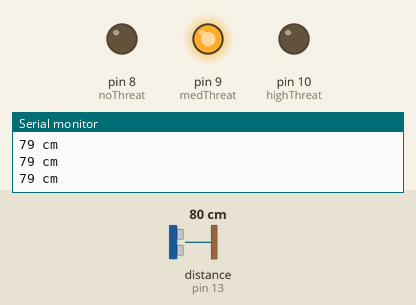
Bench run of a sketch on a simulated Arduino Uno, built with avr-gcc and run on an emulated ATmega328P. Parts: output pins drawn as LEDs (lit = HIGH), the last lines printed to the serial monitor. Wiring (inferred from the names in the program): ultrasonic range finder: trigger pin 12; echo pin 13. Inputs (shaded band) come from the test bench; at power-on: distance to the obstacle (sensor on pin 13) 80 cm. The echo pulse lasts 58.3 µs per cm; pins used as bus, display or sensor lines are not drawn.

Above: at 1.3 s.
1.4 s: distance to the obstacle (sensor on pin 13) set to 65 cm
2.9 s: distance to the obstacle (sensor on pin 13) set to 56 cm
At 4.0 s:
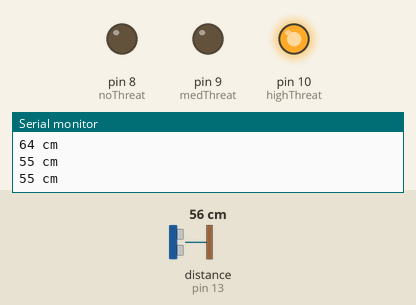
4.5 s: distance to the obstacle (sensor on pin 13) set to 250 cm
At 4.9 s:
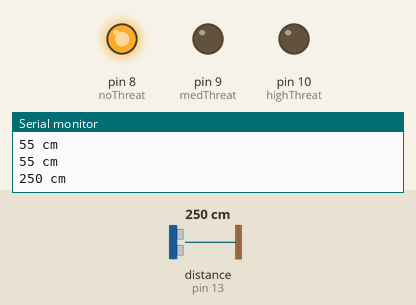
6.0 s: distance to the obstacle (sensor on pin 13) set to 157 cm
7.5 s: distance to the obstacle (sensor on pin 13) set to 150 cm
At 8.5 s:
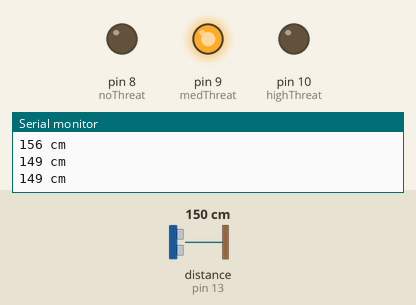
9.1 s: distance to the obstacle (sensor on pin 13) set to 4 cm
At 10.4 s:
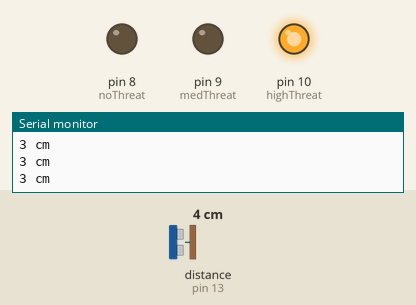
Timing chart, 0 to 11.6 s (numbered marks = the images above; inputs shaded):
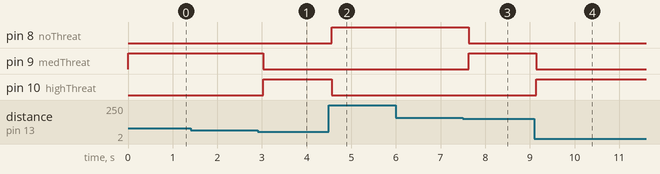

The sketch:

atd.ino
```cpp
// Ultrasonic Sensor (HC-SR04)

/* Components:
1 Arduino (Uno R3)
1 4-Pin Ultrasonic Sensor (HC-SR04)
3 LEDs (Red, Yellow, Green)
*/

/* Details:
Ultrasonic --> Arduino
VCC --> 5V
GND --> GND
ECHO --> (Digital Pin) 12
TRIG --> (Digital Pin) 13 (You can change the wiring/code to reflect changes with ECHO/TRIG)
*/

#define trigPin 12
#define echoPin 13

#define highThreat 10
#define medThreat 9
#define noThreat 8

void setup() {
  Serial.begin(9600);
  pinMode(trigPin, OUTPUT); // Microphone
  pinMode(echoPin, INPUT); // Speaker

  pinMode(highThreat, OUTPUT); // Red LED
  pinMode(medThreat, OUTPUT); // Yellow LED
  pinMode(noThreat, OUTPUT); // Green LED
}

void loop() {
  long duration, distance;
  digitalWrite(trigPin, LOW);
  delayMicroseconds(2);
  digitalWrite(trigPin, HIGH);
  delayMicroseconds(10);
  digitalWrite(trigPin, LOW);
  duration = pulseIn(echoPin, HIGH);
  distance = (duration/2) / 29.1;

  if (distance >= 400 || distance <= 2) {
    Serial.println("OUT OF RANGE");
  } else {
    Serial.print(distance);
    Serial.println(" cm");
  }

  if (distance <= 60) {
    // 60cm = 2ft
    digitalWrite(medThreat, LOW);
    digitalWrite(noThreat, LOW);

    digitalWrite(highThreat, HIGH);
  } else if ((distance > 0) && (distance <= 152)) {
    // 152cm = 5ft
    digitalWrite(highThreat, LOW);
    digitalWrite(noThreat, LOW);

    digitalWrite(medThreat, HIGH);
  } else if (distance > 152) {
    // 152cm = 5ft
    digitalWrite(highThreat, LOW);
    digitalWrite(medThreat, LOW);

    digitalWrite(noThreat, HIGH);
  }

  delay(500);
}
```

Measured:
- the behaviour switches between 62 and 61 cm on distance to the obstacle (sensor on pin 13) (found by bisection; images 0 and 1)
- the behaviour switches between 154 and 153 cm on distance to the obstacle (sensor on pin 13) (found by bisection; images 2 and 3)
- after the input at 2.9 s, pin 9 (medThreat): HIGH → LOW after 0.13 s; pin 10 (highThreat): LOW → HIGH after 0.13 s
- after the input at 4.5 s, pin 8 (noThreat): LOW → HIGH after 0.06 s; pin 10 (highThreat): HIGH → LOW after 0.06 s
- after the input at 7.5 s, pin 8 (noThreat): HIGH → LOW after 0.13 s; pin 9 (medThreat): LOW → HIGH after 0.13 s
- after the input at 9.1 s, pin 9 (medThreat): HIGH → LOW after 0.05 s; pin 10 (highThreat): LOW → HIGH after 0.05 s
